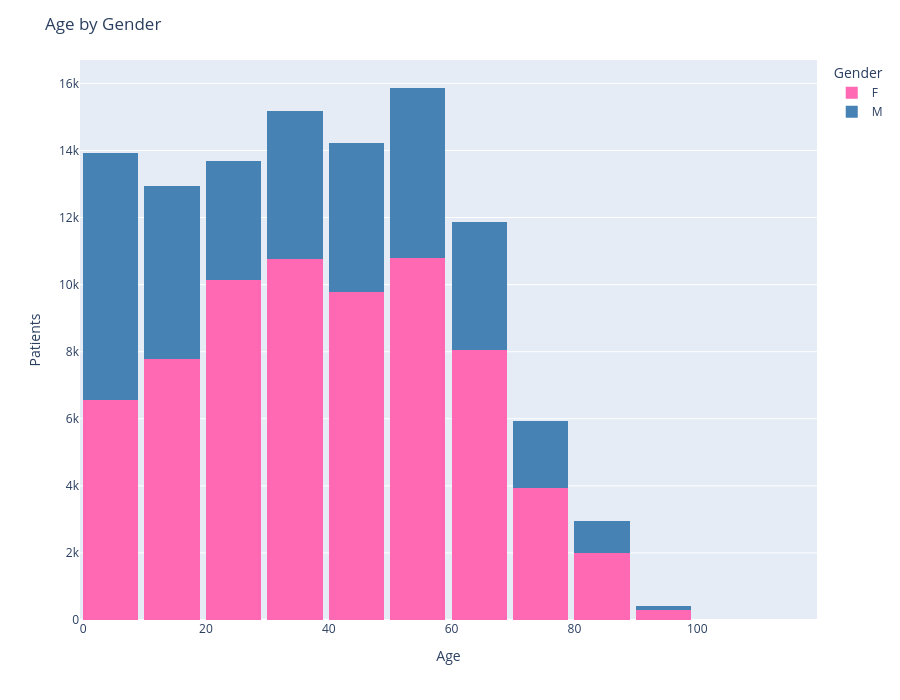

Notebook source saved alongside this figure:
### Markdown cell above
# 5. Wizualizacje

W projekcie wykorzystano następujące wizualizacje:

1. Histogram wieku pacjentów.
2. Wykres udziału obecności według grup wiekowych.
3. Wykres frekwencji według dzielnic.
4. Wykres zależności między czasem oczekiwania a obecnością (Date.diff).
5. Wykres obecności według płci.
6. Wykres udziału chorób współistniejących.
7. Wykres zależności obecności od otrzymania SMS.
7. Macierz korelacji.

Wizualizacje pozwoliły zidentyfikować główne trendy oraz potencjalne zależności wykorzystywane później podczas modelowania.

### Code cell
import plotly.express as px

age_df = (
    df
    .groupby(['Age', 'Gender'])
    .size()
    .reset_index(name="observations")
)

print_stats(age_df, 'Age')

fig = px.histogram(
    age_df,
    x='Age',
    y='observations',
    color='Gender',
    barmode='stack',
    color_discrete_map={'F': 'HotPink', 'M': 'SteelBlue'}
)

fig.update_layout(
    bargap=0.1,
    title="Age by Gender",
    xaxis_title="Age",
    yaxis_title="Patients",
    height=700
)

fig.show()

### Figure 1 — Plotly figure (JSON) as saved in the notebook; plotly's stock layout.template omitted (floating-point values rounded to 4 significant figures)
{"data": [{"bingroup": "x", "histfunc": "sum", "hovertemplate": "Gender=F<br>Age=%{x}<br>sum of observations=%{y}<extra></extra>", "legendgroup": "F", "marker": {"color": "HotPink", "pattern": {"shape": ""}}, "name": "F", "orientation": "v", "showlegend": true, "type": "histogram", "x": [1, 2, 3, 4, 5, 6, 7, 8, 9, 10, 11, 12, 13, 14, 15, 16, 17, 18, 19, 20, 21, 22, 23, 24, 25, 26, 27, 28, 29, 30, 31, 32, 33, 34, 35, 36, 37, 38, 39, 40, 41, 42, 43, 44, 45, 46, 47, 48, 49, 50, 51, 52, 53, 54, 55, 56, 57, 58, 59, 60, 61, 62, 63, 64, 65, 66, 67, 68, 69, 70, 71, 72, 73, 74, 75, 76, 77, 78, 79, 80, 81, 82, 83, 84, 85, 86, 87, 88, 89, 90, 91, 92, 93, 94, 95, 96, 97, 98, 99, 100, 102, 115], "xaxis": "x", "y": [1088, 757, 764, 617, 657, 753, 687, 665, 586, 569, 579, 579, 562, 615, 763, 914, 1022, 1056, 1123, 1064, 1093, 1058, 994, 877, 975, 933, 966, 1086, 1084, 1164, 1046, 1080, 1098, 1067, 912, 1088, 1114, 1106, 1092, 923, 965, 928, 961, 991, 1012, 946, 996, 967, 1088, 1082, 1117, 1149, 1147, 1102, 932, 1151, 1064, 1011, 1046, 1013, 950, 937, 815, 861, 784, 747, 663, 711, 577, 475, 460, 412, 466, 411, 364, 412, 347, 350, 248, 355, 287, 246, 193, 185, 194, 179, 134, 90, 128, 73, 56, 63, 29, 17, 18, 13, 9, 5, 1, 2, 2, 5], "yaxis": "y"}, {"bingroup": "x", "histfunc": "sum", "hovertemplate": "Gender=M<br>Age=%{x}<br>sum of observations=%{y}<extra></extra>", "legendgroup": "M", "marker": {"color": "SteelBlue", "pattern": {"shape": ""}}, "name": "M", "orientation": "v", "showlegend": true, "type": "histogram", "x": [1, 2, 3, 4, 5, 6, 7, 8, 9, 10, 11, 12, 13, 14, 15, 16, 17, 18, 19, 20, 21, 22, 23, 24, 25, 26, 27, 28, 29, 30, 31, 32, 33, 34, 35, 36, 37, 38, 39, 40, 41, 42, 43, 44, 45, 46, 47, 48, 49, 50, 51, 52, 53, 54, 55, 56, 57, 58, 59, 60, 61, 62, 63, 64, 65, 66, 67, 68, 69, 70, 71, 72, 73, 74, 75, 76, 77, 78, 79, 80, 81, 82, 83, 84, 85, 86, 87, 88, 89, 90, 91, 92, 93, 94, 95, 96, 97, 98, 100], "xaxis": "x", "y": [1185, 861, 749, 682, 832, 768, 740, 759, 786, 705, 616, 513, 541, 503, 448, 488, 487, 431, 422, 373, 359, 318, 355, 365, 357, 350, 411, 362, 319, 357, 393, 425, 426, 459, 466, 492, 419, 523, 444, 479, 381, 344, 383, 496, 441, 514, 398, 432, 564, 531, 450, 597, 504, 428, 493, 484, 539, 458, 578, 398, 393, 375, 559, 470, 317, 440, 310, 301, 255, 249, 235, 203, 259, 191, 180, 159, 180, 191, 142, 156, 147, 146, 87, 126, 81, 81, 50, 36, 45, 36, 10, 23, 24, 16, 6, 4, 2, 1, 2], "yaxis": "y"}], "layout": {"bargap": 0.1, "barmode": "stack", "height": 700, "legend": {"title": {"text": "Gender"}, "tracegroupgap": 0}, "margin": {"t": 60}, "title": {"text": "Age by Gender"}, "xaxis": {"anchor": "y", "domain": [0, 1], "title": {"text": "Age"}}, "yaxis": {"anchor": "x", "domain": [0, 1], "title": {"text": "Patients"}}}}
